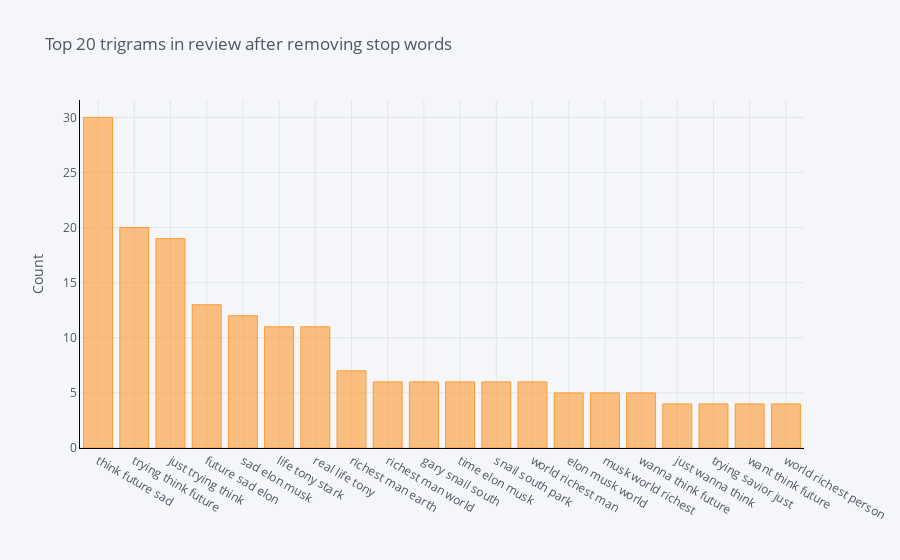

Notebook source saved alongside this figure:
### Code cell
df6.groupby('ReviewText').sum()['count'].sort_values(ascending=False).iplot(
    kind='bar', yTitle='Count', linecolor='black', title='Top 20 Trigrams in comments after removing stop words')

### Figure 1 — Plotly figure (JSON) as saved in the notebook; plotly's stock layout.template omitted (floating-point values rounded to 4 significant figures)
{"data": [{"marker": {"color": "rgba(255, 153, 51, 0.6)", "line": {"color": "rgba(255, 153, 51, 1.0)", "width": 1}}, "name": "count", "orientation": "v", "text": "", "type": "bar", "x": ["think future sad", "trying think future", "just trying think", "future sad elon", "sad elon musk", "life tony stark", "real life tony", "richest man earth", "richest man world", "gary snail south", "time elon musk", "snail south park", "world richest man", "elon musk world", "musk world richest", "wanna think future", "just wanna think", "trying savior just", "want think future", "world richest person"], "y": [30, 20, 19, 13, 12, 11, 11, 7, 6, 6, 6, 6, 6, 5, 5, 5, 4, 4, 4, 4]}], "layout": {"legend": {"bgcolor": "#F5F6F9", "font": {"color": "#4D5663"}}, "paper_bgcolor": "#F5F6F9", "plot_bgcolor": "#F5F6F9", "title": {"font": {"color": "#4D5663"}, "text": "Top 20 trigrams in review after removing stop words"}, "xaxis": {"gridcolor": "#E1E5ED", "linecolor": "black", "showgrid": true, "tickfont": {"color": "#4D5663"}, "title": {"font": {"color": "#4D5663"}, "text": ""}, "zerolinecolor": "#E1E5ED"}, "yaxis": {"gridcolor": "#E1E5ED", "linecolor": "black", "showgrid": true, "tickfont": {"color": "#4D5663"}, "title": {"font": {"color": "#4D5663"}, "text": "Count"}, "zerolinecolor": "#E1E5ED"}}}
